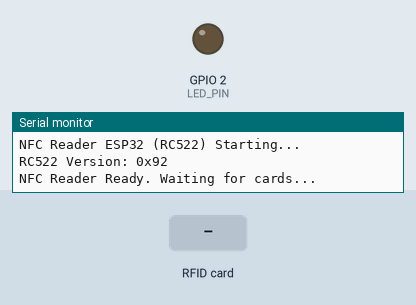
Simulated run of this program. Board: ESP32. Parts: output pins drawn as LEDs (lit = HIGH), the last lines printed to the serial monitor. The test bench sets the inputs (shaded band).

Above: at 4.2 s.
4.3 s: RFID card 5E 7A 19 C4 held to the reader
At 5.1 s:
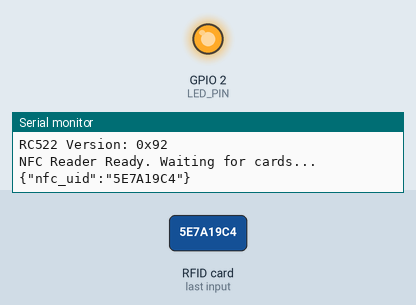
Timing chart, 0 to 7.3 s (numbered marks = the images above; inputs shaded):
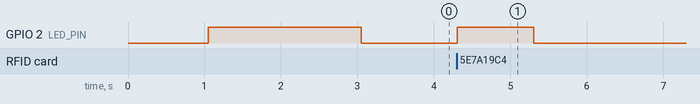

Measured:
- after the input at 4.3 s, GPIO 2 (LED_PIN): LOW → HIGH at once, → LOW 1.0 s later

The program:

main.cpp
```cpp
/**
 * NFC Reader ESP32 - RC522 버전
 *
 * 운동복 대여기용 NFC 리더
 * NFC UID를 읽어서 라즈베리파이로 시리얼 전송
 */

#include <Arduino.h>
#include <SPI.h>
#include <MFRC522.h>

// RC522 핀 설정 (SPI)
#define RST_PIN 22
#define SS_PIN  5

// RC522 초기화
MFRC522 mfrc522(SS_PIN, RST_PIN);

// LED (내장 LED 사용)
#define LED_PIN 2

void setup() {
  // 시리얼 초기화
  Serial.begin(115200);
  delay(1000);

  Serial.println("NFC Reader ESP32 (RC522) Starting...");

  // LED 초기화
  pinMode(LED_PIN, OUTPUT);
  digitalWrite(LED_PIN, LOW);

  // SPI 초기화
  SPI.begin();

  // RC522 초기화
  mfrc522.PCD_Init();

  // 버전 확인
  byte version = mfrc522.PCD_ReadRegister(mfrc522.VersionReg);
  if (version == 0x00 || version == 0xFF) {
    Serial.println("ERROR: RC522 not found!");
    Serial.println("Check SPI connections");
    Serial.println("RST=22, SS=5, MOSI=23, MISO=19, SCK=18");

    // 에러 표시 (LED 깜빡임)
    while (1) {
      digitalWrite(LED_PIN, HIGH);
      delay(200);
      digitalWrite(LED_PIN, LOW);
      delay(200);
    }
  }

  Serial.print("RC522 Version: 0x");
  Serial.println(version, HEX);
  Serial.println("NFC Reader Ready. Waiting for cards...");

  // 준비 완료 표시 (LED 2초 켜기)
  digitalWrite(LED_PIN, HIGH);
  delay(2000);
  digitalWrite(LED_PIN, LOW);
}

void loop() {
  // 새 카드 감지
  if (!mfrc522.PICC_IsNewCardPresent()) {
    delay(100);
    return;
  }

  // UID 읽기
  if (!mfrc522.PICC_ReadCardSerial()) {
    delay(100);
    return;
  }

  // LED 켜기 (태그 감지)
  digitalWrite(LED_PIN, HIGH);

  // UID를 16진수 문자열로 변환
  String uidStr = "";
  for (byte i = 0; i < mfrc522.uid.size; i++) {
    if (mfrc522.uid.uidByte[i] < 0x10) uidStr += "0";
    uidStr += String(mfrc522.uid.uidByte[i], HEX);
  }
  uidStr.toUpperCase();

  // 라즈베리파이로 전송 (JSON 형식)
  Serial.print("{\"nfc_uid\":\"");
  Serial.print(uidStr);
  Serial.println("\"}");

  // 카드 읽기 종료
  mfrc522.PICC_HaltA();
  mfrc522.PCD_StopCrypto1();

  // 중복 읽기 방지 (1초 대기)
  delay(1000);

  // LED 끄기
  digitalWrite(LED_PIN, LOW);
}
```
